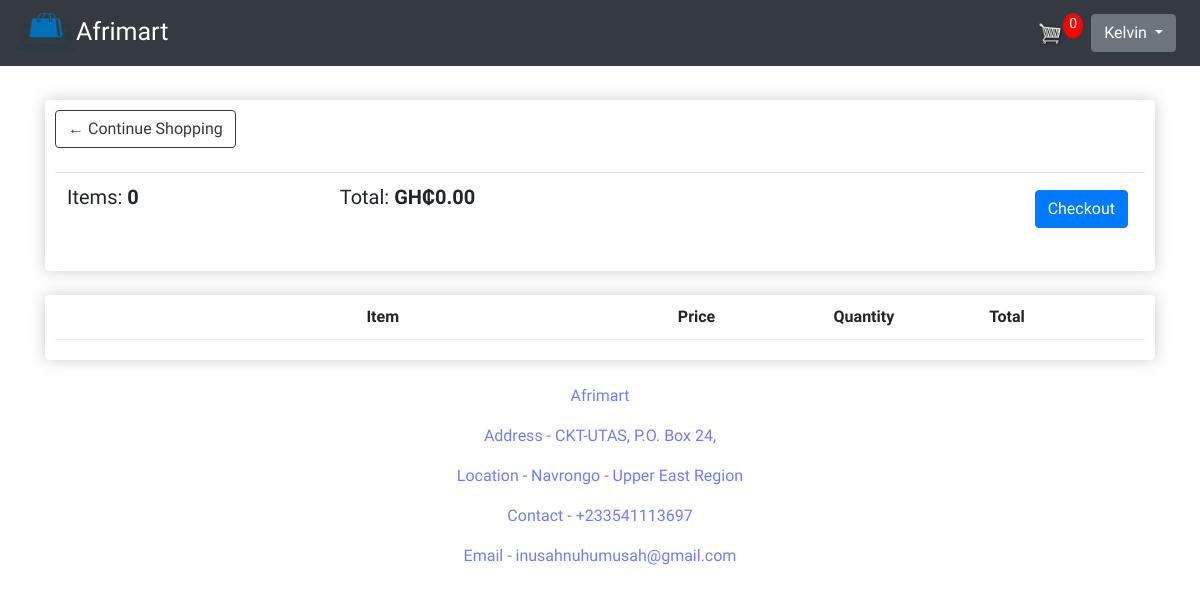
/cart/ (signed in), run on an earlier commit of the app's database.
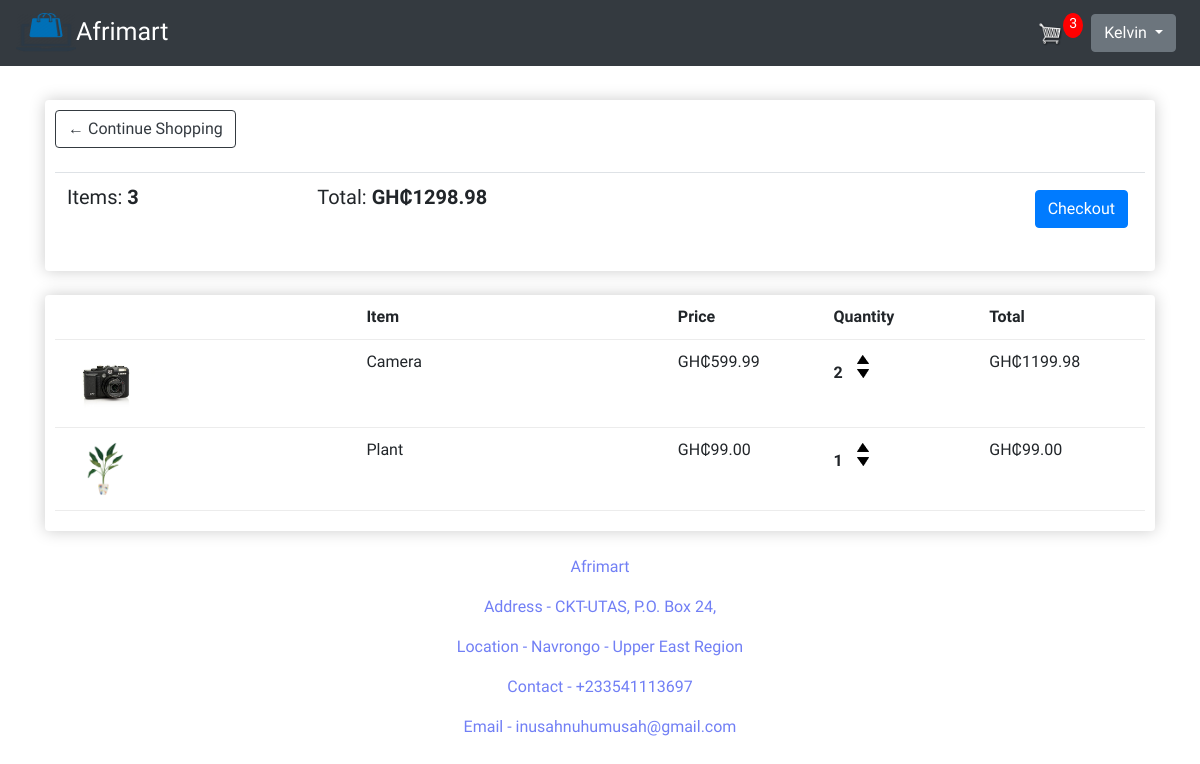
And on a later commit of the database.
### store/models.py (models this page shows, shortened)
class Order(models.Model):
    customer = models.ForeignKey(Customer, on_delete=models.SET_NULL, null=True, blank=True)
    date_order = models.DateTimeField(auto_now_add=True)
    complete = models.BooleanField(default=False, null=True, blank=True)
    transaction_id = models.CharField(max_length=200, null=True)
    @property
    def get_cart_total(self):
        orderitems = self.orderitem_set.all()
        total = sum([item.get_total for item in orderitems])
        return total
    @property
    def get_cart_items(self):
        orderitems = self.orderitem_set.all()
        total = sum([item.quantity for item in orderitems])
        return total

class OrderItem(models.Model):
    product = models.ForeignKey(Product, on_delete=models.SET_NULL, null=True)
    order = models.ForeignKey(Order, on_delete=models.SET_NULL, null=True)
    quantity = models.IntegerField(default=0, null=True, blank=True)
    date_added = models.DateTimeField(auto_now_add=True)
    @property
    def get_total(self):
        total = self.product.price * self.quantity
        return total

class Product(models.Model):
    name = models.CharField(max_length=200, null=True)
    price = models.FloatField(max_length=200, null=True)
    digital = models.BooleanField(default=False, null=True, blank=True)
    image = models.ImageField(null=True, blank=True)
    @property
    def imageURL(self):
        try:
            url = self.image.url
        except:
            url = ''
        return url

### store/views.py (the view)
# urls.py: path('cart/', views.cart, name="cart"),
@login_required
def cart(request):
    data = cartData(request)
    cartItems = data['cartItems']
    order = data['order']
    items = data['items']
    context = {'items': items, 'order': order, 'cartItems': cartItems}
    return render(request, 'store/cart.html', context)

### store/utils.py (called while the page is built)
def cartData(request):
    if request.user.is_authenticated:
        customer = request.user.customer
        order, created = Order.objects.get_or_create(customer=customer, complete=False)
        items = order.orderitem_set.all()
        cartItems = order.get_cart_items
    else:
        cookieData = cookieCart(request)
        cartItems = cookieData['cartItems']
        order = cookieData['order']
        items = cookieData['items']
    return {'cartItems': cartItems, 'order': order, 'items': items}

### templates/store/cart.html (shortened to what this page needs)
{% extends 'store/main.html' %}
{% load static %}
{% block content %}
	<div class="row">
		<div class="col-lg-12">
			<div class="box-element">
				<a  class="btn btn-outline-dark" href="{% url 'store' %}">&#x2190; Continue Shopping</a>
				<br>
				<br>
				<table class="table">
					<tr>
						<th><h5>Items: <strong>{{order.get_cart_items}}</strong></h5></th>
						<th><h5>Total:<strong> GH₵{{order.get_cart_total|floatformat:2}}</strong></h5></th>
						<th>
							<a  style="float:right; margin:5px;" class="btn btn-primary" href="{% url 'checkout' %}">Checkout</a>
						</th>
					</tr>
				</table>
			</div>
			<br>
			<div class="box-element">
				<div class="cart-row">
					<div style="flex:2"><strong>Item</strong></div>
					<div style="flex:1"><strong>Price</strong></div>
					<div style="flex:1"><strong>Quantity</strong></div>
					<div style="flex:1"><strong>Total</strong></div>
				</div>
				{% for item in items %}
				<div class="cart-row">
					<div style="flex:2"><img class="row-image" src="{{item.product.imageURL}}"></div>
					<div style="flex:2"><p>{{item.product.name}}</p></div>
					<div style="flex:1"><p>GH₵{{item.product.price|floatformat:2}}</p></div>
					<div style="flex:1">
						<p class="quantity">{{item.quantity}}</p>
						<div class="quantity">
							<img data-product="{{item.product.id}}" data-action="add" class="chg-quantity update-cart" src="{% static  'images/arrow-up.png' %}">
							<img data-product="{{item.product.id}}" data-action="remove" class="chg-quantity update-cart" src="{% static  'images/arrow-down.png' %}">
						</div>
					</div>
					<div style="flex:1"><p>GH₵{{item.get_total|floatformat:2}}</p></div>
				</div>
				{% endfor %}
			</div>
		</div>
	</div>
{% endblock content %}

### templates/store/main.html (shortened to what this page needs)
<!DOCTYPE html>
{% load static %}
<html>
    <head>
            <link rel="stylesheet" type="text/css" href="{% static 'css/main.css' %}">
            <link rel="stylesheet" href="https://maxcdn.bootstrapcdn.com/bootstrap/4.0.0/css/bootstrap.min.css">
     </head>
     <body style="font-family: 'Glory', sans-serif;">
        <nav class="navbar navbar-expand-lg navbar-dark bg-dark">
          <a class="navbar-brand" style="font-size: 25px" href="{% url 'store' %}"><img width="60px" height="40px" src="{% static 'images/logo.png' %}">Afrimart</a>
          <div class="collapse navbar-collapse" id="navbarSupportedContent">
            <div class="form-inline my-2 my-lg-0">
                {% if user.is_authenticated %}
                    <a href="{% url 'cart' %}">
                        <img  id="cart-icon" src="{% static 'images/cart.png' %}">
                    </a>
                    <p id="cart-total">{{ cartItems }}</p>
                    <div class="dropdown mx-2">
                        <button class="btn btn-secondary dropdown-toggle" type="button" id="dropdownMenuButton" data-toggle="dropdown" aria-haspopup="true" aria-expanded="false">
                            {{user.username}}
                        </button>
                    </div>
                {% else  %}
                    <a href="{% url 'login'%}"class="btn btn-outline-primary">Login</a>
                    <a href="{% url 'signup'%}"class="mx-2 btn btn-outline-primary">Register</a>
                    <a class="divider"></a>
                    <a href="/admin"class="mx-2 btn btn-outline-success">Admin Login</a>
                {% endif %}
            </div>
          </div>
        </nav>
         <div class="container">
                <br>
                {% block content %}
                 {% endblock content %}
                <br>
                <div class="credits">
                    <p>Afrimart</p>
                    <p>Address - CKT-UTAS, P.O. Box 24,
                    <p>Location - Navrongo - Upper East Region
                    <p>Contact - +233541113697<p>
                    <p>Email - inusahnuhumusah@gmail.com</p>
                </div>
         </div>
     </body>
</html>

What changed in the data, as far as the page shows it:
no longer on this page (row edited): Order: get_cart_items "0", get_cart_total "0.00"
added Order: get_cart_items "3", get_cart_total "1298.98"
added OrderItem: product.imageURL (picture), product.name "Camera", product.price "599.99", quantity "2", get_total "1199.98"
added OrderItem: product.imageURL (picture), product.name "Plant", product.price "99.00", quantity "1", get_total "99.00"
Also different on the page:
{{ cartItems }}: "0" → "3"
